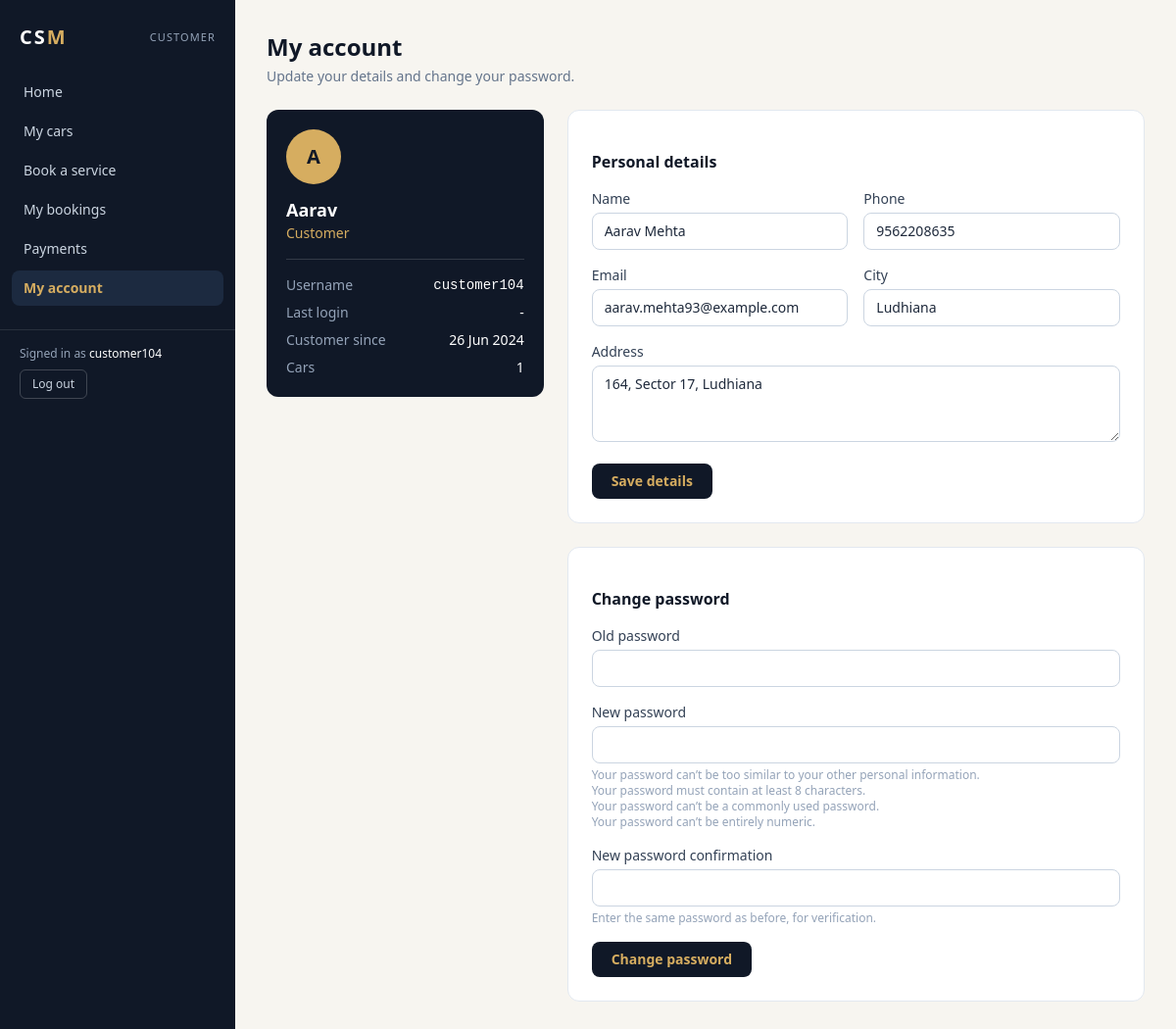
/account/ (signed in), run on the app's committed database.
### services/models.py (models this page shows, shortened)
class Profile(models.Model):
    ROLE_CHOICES = [('admin', 'Admin / Owner'), ('staff', 'Staff / Receptionist'),
                    ('mechanic', 'Mechanic'), ('customer', 'Customer')]
    user = models.OneToOneField(settings.AUTH_USER_MODEL, on_delete=models.CASCADE, related_name='profile')
    role = models.CharField(max_length=10, choices=ROLE_CHOICES)
    customer = models.OneToOneField(Customer, on_delete=models.CASCADE, null=True, blank=True, related_name='profile')
    mechanic = models.OneToOneField(Mechanic, on_delete=models.CASCADE, null=True, blank=True, related_name='profile')
    class Meta:
        db_table = 'user_profile'
        constraints = [
            models.CheckConstraint(condition=~models.Q(role='customer') | models.Q(customer__isnull=False),
                                   name='profile_customer_needs_customer'),
            models.CheckConstraint(condition=~models.Q(role='mechanic') | models.Q(mechanic__isnull=False),
                                   name='profile_mechanic_needs_mechanic'),
        ]

class Customer(models.Model):
    name = models.CharField(max_length=100)
    phone = models.CharField(max_length=10, unique=True, validators=[phone_validator])
    email = models.EmailField(blank=True)
    address = models.TextField(blank=True)
    city = models.CharField(max_length=60, default='Ludhiana')
    joined_on = models.DateField(default=date.today)
    class Meta:
        db_table = 'customer'
        ordering = ['name']

### services/portal.py (the view, shortened to what this page needs)
# urls.py: path('account/', pt.account, name='account'),
@role_required(*ALL_ROLES)
def account(request):
    user, role = request.user, user_role(request.user)
    details, pw = _details_form(request), forms.PasswordForm(user)
    profile = getattr(user, 'profile', None)
    ctx = {'details': details, 'pw': pw, 'u': user,
           'customer': profile.customer if role == 'customer' else None,
           'mechanic': profile.mechanic if role == 'mechanic' else None}
    if ctx['customer']:
        ctx['n_cars'] = ctx['customer'].cars.count()
    return render(request, 'portal/account.html', ctx)

### services/forms.py
class CustomerForm(StyledForm):
    class Meta:
        model = Customer
        fields = ['name', 'phone', 'email', 'city', 'address']
        widgets = {'phone': forms.TextInput(attrs={'placeholder': '10-digit mobile', 'maxlength': 10})}

class PasswordForm(PasswordChangeForm):
    def __init__(self, *args, **kwargs):
        super().__init__(*args, **kwargs)
        style_fields(self)

### services/access.py (called while the page is built)
def user_role(user):
    if not user.is_authenticated:
        return None
    if user.is_superuser:
        return 'admin'
    profile = getattr(user, 'profile', None)
    if profile is None:
        return None
    if profile.role == 'mechanic' and not profile.mechanic.is_active:
        return None                    # a former employee keeps the record but loses access
    return profile.role

def deny(request, roles):
    if not request.user.is_authenticated:
        return redirect_to_login(request.get_full_path())
    if user_role(request.user) in roles:
        return None
    messages.error(request, "You don't have access to that page.")
    return redirect('after_login')

def role_required(*roles):
    def decorator(view):
        @wraps(view)
        def wrapper(request, *args, **kwargs):
            return deny(request, roles) or view(request, *args, **kwargs)
        return wrapper
    return decorator

### services/context.py (called while the page is built)
def nav(request):
    role = user_role(request.user)
    return {"nav": NAVS.get(role, []), "role": role, "role_label": LABELS.get(role, ''),
            "home_url": HOME.get(role, 'home')}

### services/forms.py (called while the page is built)
def style_fields(form):
    for f in form.fields.values():
        cls = CHECK if isinstance(f.widget, forms.CheckboxInput) else INPUT
        f.widget.attrs['class'] = (f.widget.attrs.get('class', '') + ' ' + cls).strip()
        if isinstance(f.widget, forms.Textarea):
            f.widget.attrs['rows'] = 3

### services/portal.py (called while the page is built)
def _details_form(request, data=None):
    role, user = user_role(request.user), request.user
    if role == 'customer':
        return forms.CustomerForm(data, instance=user.profile.customer)
    if role == 'mechanic':
        return forms.MechanicSelfForm(data, instance=user.profile.mechanic)
    return forms.UserDetailsForm(data, instance=user)

### services/templates/portal/account.html (shortened to what this page needs)
{% extends 'services/base.html' %}{% load csm_extras %}
{% block content %}
<h1 class="mb-1 text-2xl font-bold text-navy">My account</h1>
<p class="mb-6 text-sm text-slate-500">Update your details and change your password.</p>
<div class="grid gap-6 lg:grid-cols-3">
  <section class="h-fit rounded-xl bg-navy p-5 text-white">
    <div class="mb-3 flex h-14 w-14 items-center justify-center rounded-full bg-gold text-xl font-bold text-navy">{{ u.first_name|default:u.username|slice:":1"|upper }}</div>
    <div class="text-lg font-semibold">{{ u.get_full_name|default:u.username }}</div>
    <div class="text-sm text-gold">{{ role_label }}</div>
    <dl class="mt-4 space-y-2 border-t border-white/15 pt-4 text-sm">
      <div class="flex justify-between"><dt class="text-slate-400">Username</dt><dd class="font-mono">{{ u.username }}</dd></div>
      <div class="flex justify-between"><dt class="text-slate-400">Last login</dt><dd>{{ u.last_login|date:"d M, H:i"|default:"-" }}</dd></div>
      {% if customer %}
      <div class="flex justify-between"><dt class="text-slate-400">Customer since</dt><dd>{{ customer.joined_on|date:"d M Y" }}</dd></div>
      <div class="flex justify-between"><dt class="text-slate-400">Cars</dt><dd>{{ n_cars }}</dd></div>
      {% endif %}
    </dl>
  </section>
  <div class="space-y-6 lg:col-span-2">
    <form method="post" class="space-y-4 rounded-xl border border-slate-200 bg-white p-6">{% csrf_token %}
      <h2 class="font-semibold text-navy">Personal details</h2>
      <div class="grid gap-4 sm:grid-cols-2">
      {% for field in details %}<div {% if field.name == 'address' %}class="sm:col-span-2"{% endif %}>
        <label for="{{ field.id_for_label }}" class="mb-1 block text-sm font-medium text-slate-700">{{ field.label }}</label>
        {{ field }}{% for e in field.errors %}<p class="mt-1 text-xs text-rose-600">{{ e }}</p>{% endfor %}
      </div>{% endfor %}
      </div>
      <button class="rounded-lg bg-navy px-5 py-2 text-sm font-semibold text-gold hover:bg-navy-light">Save details</button>
    </form>
    <form method="post" class="space-y-4 rounded-xl border border-slate-200 bg-white p-6">{% csrf_token %}
      <h2 class="font-semibold text-navy">Change password</h2>
      {% for field in pw %}<div>
        <label for="{{ field.id_for_label }}" class="mb-1 block text-sm font-medium text-slate-700">{{ field.label }}</label>
        {{ field }}
        {% if field.help_text %}<div class="mt-1 text-xs text-slate-400">{{ field.help_text|safe }}</div>{% endif %}
      </div>{% endfor %}
      <button class="rounded-lg bg-navy px-5 py-2 text-sm font-semibold text-gold hover:bg-navy-light">Change password</button>
    </form>
  </div>
</div>
{% endblock %}

### services/templates/services/base.html (shortened to what this page needs)
{% load csm_extras %}<!DOCTYPE html>
<html lang="en">
<head>
  <script src="https://cdn.tailwindcss.com"></script>
</head>
<body class="bg-cream text-slate-800 antialiased">
{% with name=request.resolver_match.url_name|default:'' %}
<div class="min-h-screen lg:flex">
  <aside class="bg-navy text-slate-300 lg:w-60 lg:min-h-screen lg:shrink-0">
    <div class="flex items-center justify-between px-5 py-4 lg:py-6">
      <a href="{% url home_url %}" class="text-xl font-extrabold tracking-widest text-white">CS<span class="text-gold">M</span></a>
      <span class="text-[11px] uppercase tracking-widest text-slate-400">{{ role_label }}</span>
    </div>
    <nav class="flex gap-1 overflow-x-auto px-3 pb-3 text-sm lg:flex-col lg:overflow-visible lg:pb-0">
      {% for label, url, key in nav %}
        <a href="{% url url %}"
           class="whitespace-nowrap rounded-lg px-3 py-2 hover:bg-navy-light hover:text-gold
                  {% if key in name %}bg-navy-light text-gold font-semibold{% endif %}">{{ label }}</a>
      {% endfor %}
    </nav>
    <div class="flex items-center justify-between gap-3 border-t border-white/10 px-5 py-3 text-xs lg:mt-6 lg:block lg:py-4">
      <div class="text-slate-400 lg:mb-2">Signed in as <span class="text-white">{{ request.user.username }}</span></div>
      <form method="post" action="{% url 'logout' %}">{% csrf_token %}
        <button class="rounded-md border border-white/20 px-3 py-1.5 hover:border-gold hover:text-gold">Log out</button>
      </form>
    </div>
  </aside>
  <main class="min-w-0 flex-1 px-4 py-6 sm:px-8 lg:py-8">
    {% block content %}{% endblock %}
  </main>
</div>
{% endwith %}
</body>
</html>

### data on the page
Profile: role "CUSTOMER", role "Customer"
Customer: joined_on "26 Jun 2024", details "Aarav Mehta" "9562208635" "aarav.mehta93@example.com" "Ludhiana" "164, Sector 17, Ludhiana"

### other printed values
{{ label }} "Home" "My cars" "Book a service" "My bookings" "Payments" "My account"
{{ request.user.username }} "customer104"
{{ u.first_name|default:u.username|slice:":1"|upper }} "A"
{{ u.get_full_name|default:u.username }} "Aarav"
{{ u.username }} "customer104"
{{ u.last_login|date:"d M, H:i"|default:"-" }} "-"
{{ n_cars }} "1"
{{ field.label }} "Name" "Phone" "Email" "City" "Address"
{{ field.label }} "Old password" "New password" "New password confirmation"
{{ field.help_text|safe }} "Enter the same password as before, for verification."
